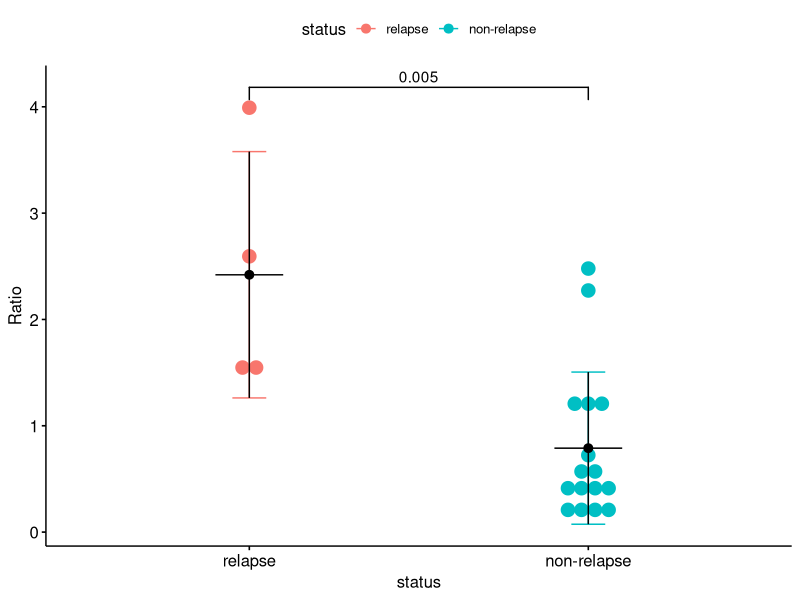
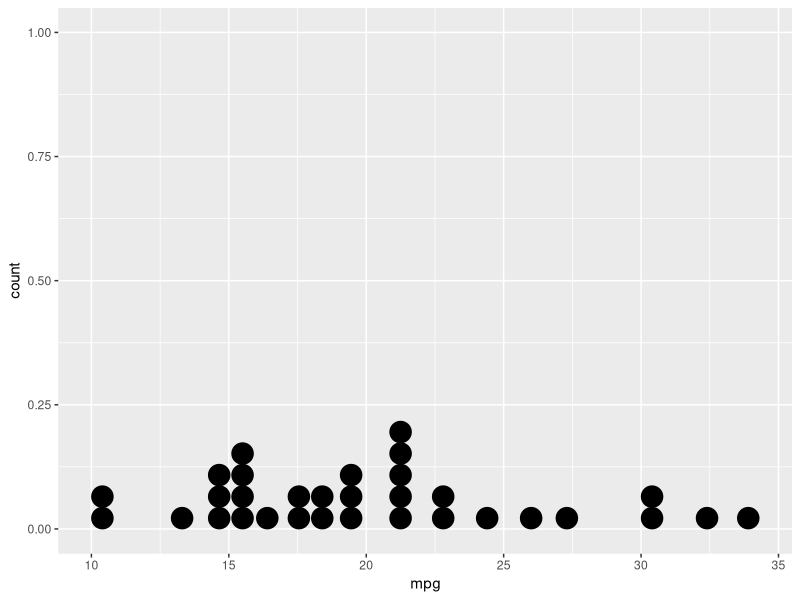

R code for these plots, in order:
## ---- chunk 1
library(tidyverse)
library(ggpubr)
library(readxl)
## ---- chunk 2

f6d <-
    read_excel("data/01source.xlsx", sheet = "Fig.6", range = "D2:E18")
f6d |> pivot_longer(
    cols = everything(),
    names_to = "status",
    values_to = "Ratio",
) |> 
    tidyr::drop_na() ->f6d
## ---- chunk 3
ggdotplot(f6d,
          x="status",
          y="Ratio",
          add =c("mean_sd"),
          color = "status",
          fill = "status",
          error.plot = "errorbar",
)+
    geom_signif(
        comparisons = list(c("relapse","non-relapse")),
    )+
    
    stat_summary(
        fun.data = "mean_sd",geom = "pointrange",width=.3
    )+
    ggplot2::annotate(
        geom="segment",
        x=0.9,
        xend=1.1,
        y=2.42019873,#均值
    )+
    ggplot2::annotate(
        geom="segment",
        x=1.9,
        xend=2.1,
        y=0.789463173,#均值
    )

## ---- chunk 4
ggplot(mtcars,aes(mpg))+
    geom_dotplot()
